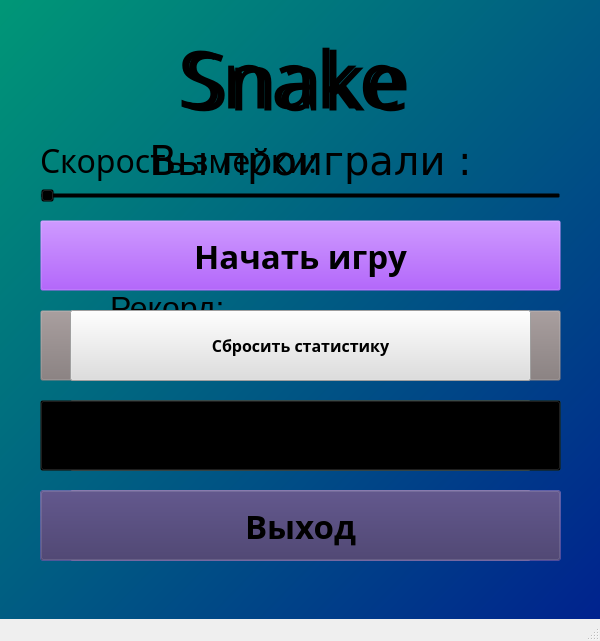
<?xml version="1.0" encoding="UTF-8"?>
<ui version="4.0">
 <class>MainWindow</class>
 <widget class="QMainWindow" name="MainWindow">
  <property name="geometry">
   <rect>
    <x>0</x>
    <y>0</y>
    <width>600</width>
    <height>641</height>
   </rect>
  </property>
  <property name="sizePolicy">
   <sizepolicy hsizetype="Fixed" vsizetype="Fixed">
    <horstretch>0</horstretch>
    <verstretch>0</verstretch>
   </sizepolicy>
  </property>
  <property name="windowTitle">
   <string>MainWindow</string>
  </property>
  <widget class="QWidget" name="centralwidget">
   <property name="sizePolicy">
    <sizepolicy hsizetype="Preferred" vsizetype="Preferred">
     <horstretch>0</horstretch>
     <verstretch>0</verstretch>
    </sizepolicy>
   </property>
   <property name="layoutDirection">
    <enum>Qt::LeftToRight</enum>
   </property>
   <property name="styleSheet">
    <string notr="true">QWidget {background-color: qlineargradient(spread:pad, x1:0, y1:0, x2:1, y2:1, stop:0 rgba(0, 151, 119, 255), stop:1 rgba(0, 34, 142, 255))}</string>
   </property>
   <widget class="QLabel" name="title_label">
    <property name="geometry">
     <rect>
      <x>90</x>
      <y>32</y>
      <width>401</width>
      <height>91</height>
     </rect>
    </property>
    <property name="font">
     <font>
      <family>Myanmar Text</family>
      <pointsize>60</pointsize>
     </font>
    </property>
    <property name="autoFillBackground">
     <bool>false</bool>
    </property>
    <property name="styleSheet">
     <string notr="true">QLabel {background-color: rgba(0, 0, 0, 0)}
QLabel {color: 'white'}</string>
    </property>
    <property name="text">
     <string>Snake</string>
    </property>
    <property name="alignment">
     <set>Qt::AlignCenter</set>
    </property>
   </widget>
   <widget class="QLabel" name="title_label_2">
    <property name="geometry">
     <rect>
      <x>92</x>
      <y>34</y>
      <width>411</width>
      <height>91</height>
     </rect>
    </property>
    <property name="font">
     <font>
      <family>Myanmar Text</family>
      <pointsize>60</pointsize>
     </font>
    </property>
    <property name="autoFillBackground">
     <bool>false</bool>
    </property>
    <property name="styleSheet">
     <string notr="true">QLabel {background-color: rgba(0, 0, 0, 0)}
QLabel {color: rgb(0, 0, 0)}</string>
    </property>
    <property name="text">
     <string>Snake</string>
    </property>
    <property name="alignment">
     <set>Qt::AlignCenter</set>
    </property>
   </widget>
   <widget class="QPushButton" name="button_start_game">
    <property name="geometry">
     <rect>
      <x>40</x>
      <y>220</y>
      <width>521</width>
      <height>71</height>
     </rect>
    </property>
    <property name="palette">
     <palette>
      <active>
       <colorrole role="Button">
        <brush brushstyle="SolidPattern">
         <color alpha="0">
          <red>144</red>
          <green>50</green>
          <blue>230</blue>
         </color>
        </brush>
       </colorrole>
       <colorrole role="Base">
        <brush brushstyle="SolidPattern">
         <color alpha="0">
          <red>144</red>
          <green>50</green>
          <blue>230</blue>
         </color>
        </brush>
       </colorrole>
       <colorrole role="Window">
        <brush brushstyle="SolidPattern">
         <color alpha="0">
          <red>144</red>
          <green>50</green>
          <blue>230</blue>
         </color>
        </brush>
       </colorrole>
      </active>
      <inactive>
       <colorrole role="Button">
        <brush brushstyle="SolidPattern">
         <color alpha="0">
          <red>144</red>
          <green>50</green>
          <blue>230</blue>
         </color>
        </brush>
       </colorrole>
       <colorrole role="Base">
        <brush brushstyle="SolidPattern">
         <color alpha="0">
          <red>144</red>
          <green>50</green>
          <blue>230</blue>
         </color>
        </brush>
       </colorrole>
       <colorrole role="Window">
        <brush brushstyle="SolidPattern">
         <color alpha="0">
          <red>144</red>
          <green>50</green>
          <blue>230</blue>
         </color>
        </brush>
       </colorrole>
      </inactive>
      <disabled>
       <colorrole role="Button">
        <brush brushstyle="SolidPattern">
         <color alpha="0">
          <red>144</red>
          <green>50</green>
          <blue>230</blue>
         </color>
        </brush>
       </colorrole>
       <colorrole role="Base">
        <brush brushstyle="SolidPattern">
         <color alpha="0">
          <red>144</red>
          <green>50</green>
          <blue>230</blue>
         </color>
        </brush>
       </colorrole>
       <colorrole role="Window">
        <brush brushstyle="SolidPattern">
         <color alpha="0">
          <red>144</red>
          <green>50</green>
          <blue>230</blue>
         </color>
        </brush>
       </colorrole>
      </disabled>
     </palette>
    </property>
    <property name="font">
     <font>
      <family>Yu Gothic</family>
      <pointsize>25</pointsize>
      <weight>75</weight>
      <bold>true</bold>
     </font>
    </property>
    <property name="cursor">
     <cursorShape>PointingHandCursor</cursorShape>
    </property>
    <property name="styleSheet">
     <string notr="true">QPushButton {background-color: rgba(144,50,230, 0)}</string>
    </property>
    <property name="text">
     <string>Начать игру</string>
    </property>
   </widget>
   <widget class="QPushButton" name="button_options">
    <property name="geometry">
     <rect>
      <x>40</x>
      <y>310</y>
      <width>521</width>
      <height>71</height>
     </rect>
    </property>
    <property name="palette">
     <palette>
      <active>
       <colorrole role="Button">
        <brush brushstyle="SolidPattern">
         <color alpha="0">
          <red>130</red>
          <green>120</green>
          <blue>120</blue>
         </color>
        </brush>
       </colorrole>
       <colorrole role="Base">
        <brush brushstyle="SolidPattern">
         <color alpha="0">
          <red>130</red>
          <green>120</green>
          <blue>120</blue>
         </color>
        </brush>
       </colorrole>
       <colorrole role="Window">
        <brush brushstyle="SolidPattern">
         <color alpha="0">
          <red>130</red>
          <green>120</green>
          <blue>120</blue>
         </color>
        </brush>
       </colorrole>
      </active>
      <inactive>
       <colorrole role="Button">
        <brush brushstyle="SolidPattern">
         <color alpha="0">
          <red>130</red>
          <green>120</green>
          <blue>120</blue>
         </color>
        </brush>
       </colorrole>
       <colorrole role="Base">
        <brush brushstyle="SolidPattern">
         <color alpha="0">
          <red>130</red>
          <green>120</green>
          <blue>120</blue>
         </color>
        </brush>
       </colorrole>
       <colorrole role="Window">
        <brush brushstyle="SolidPattern">
         <color alpha="0">
          <red>130</red>
          <green>120</green>
          <blue>120</blue>
         </color>
        </brush>
       </colorrole>
      </inactive>
      <disabled>
       <colorrole role="Button">
        <brush brushstyle="SolidPattern">
         <color alpha="0">
          <red>130</red>
          <green>120</green>
          <blue>120</blue>
         </color>
        </brush>
       </colorrole>
       <colorrole role="Base">
        <brush brushstyle="SolidPattern">
         <color alpha="0">
          <red>130</red>
          <green>120</green>
          <blue>120</blue>
         </color>
        </brush>
       </colorrole>
       <colorrole role="Window">
        <brush brushstyle="SolidPattern">
         <color alpha="0">
          <red>130</red>
          <green>120</green>
          <blue>120</blue>
         </color>
        </brush>
       </colorrole>
      </disabled>
     </palette>
    </property>
    <property name="font">
     <font>
      <family>Yu Gothic</family>
      <pointsize>25</pointsize>
      <weight>75</weight>
      <bold>true</bold>
     </font>
    </property>
    <property name="cursor">
     <cursorShape>PointingHandCursor</cursorShape>
    </property>
    <property name="styleSheet">
     <string notr="true">QPushButton {background-color: rgba(130, 120, 120, 0)}</string>
    </property>
    <property name="text">
     <string>Настройки</string>
    </property>
   </widget>
   <widget class="QPushButton" name="button_help">
    <property name="geometry">
     <rect>
      <x>40</x>
      <y>400</y>
      <width>521</width>
      <height>71</height>
     </rect>
    </property>
    <property name="palette">
     <palette>
      <active>
       <colorrole role="Button">
        <brush brushstyle="SolidPattern">
         <color alpha="0">
          <red>29</red>
          <green>98</green>
          <blue>98</blue>
         </color>
        </brush>
       </colorrole>
       <colorrole role="Base">
        <brush brushstyle="SolidPattern">
         <color alpha="0">
          <red>29</red>
          <green>98</green>
          <blue>98</blue>
         </color>
        </brush>
       </colorrole>
       <colorrole role="Window">
        <brush brushstyle="SolidPattern">
         <color alpha="0">
          <red>29</red>
          <green>98</green>
          <blue>98</blue>
         </color>
        </brush>
       </colorrole>
      </active>
      <inactive>
       <colorrole role="Button">
        <brush brushstyle="SolidPattern">
         <color alpha="0">
          <red>29</red>
          <green>98</green>
          <blue>98</blue>
         </color>
        </brush>
       </colorrole>
       <colorrole role="Base">
        <brush brushstyle="SolidPattern">
         <color alpha="0">
          <red>29</red>
          <green>98</green>
          <blue>98</blue>
         </color>
        </brush>
       </colorrole>
       <colorrole role="Window">
        <brush brushstyle="SolidPattern">
         <color alpha="0">
          <red>29</red>
          <green>98</green>
          <blue>98</blue>
         </color>
        </brush>
       </colorrole>
      </inactive>
      <disabled>
       <colorrole role="Button">
        <brush brushstyle="SolidPattern">
         <color alpha="0">
          <red>29</red>
          <green>98</green>
          <blue>98</blue>
         </color>
        </brush>
       </colorrole>
       <colorrole role="Base">
        <brush brushstyle="SolidPattern">
         <color alpha="0">
          <red>29</red>
          <green>98</green>
          <blue>98</blue>
         </color>
        </brush>
       </colorrole>
       <colorrole role="Window">
        <brush brushstyle="SolidPattern">
         <color alpha="0">
          <red>29</red>
          <green>98</green>
          <blue>98</blue>
         </color>
        </brush>
       </colorrole>
      </disabled>
     </palette>
    </property>
    <property name="font">
     <font>
      <family>Yu Gothic</family>
      <pointsize>25</pointsize>
      <weight>75</weight>
      <bold>true</bold>
     </font>
    </property>
    <property name="cursor">
     <cursorShape>PointingHandCursor</cursorShape>
    </property>
    <property name="styleSheet">
     <string notr="true">QPushButton {background-color: rgba(29,98 ,98, 0)}</string>
    </property>
    <property name="text">
     <string>Помощь</string>
    </property>
   </widget>
   <widget class="QPushButton" name="button_exit">
    <property name="geometry">
     <rect>
      <x>40</x>
      <y>490</y>
      <width>521</width>
      <height>71</height>
     </rect>
    </property>
    <property name="font">
     <font>
      <family>Yu Gothic</family>
      <pointsize>25</pointsize>
      <weight>75</weight>
      <bold>true</bold>
     </font>
    </property>
    <property name="cursor">
     <cursorShape>PointingHandCursor</cursorShape>
    </property>
    <property name="styleSheet">
     <string notr="true">QPushButton {background-color: rgba(60,50,100, 0)}</string>
    </property>
    <property name="text">
     <string>Выход</string>
    </property>
   </widget>
   <widget class="QLabel" name="label_game_over">
    <property name="enabled">
     <bool>true</bool>
    </property>
    <property name="geometry">
     <rect>
      <x>90</x>
      <y>110</y>
      <width>441</width>
      <height>101</height>
     </rect>
    </property>
    <property name="font">
     <font>
      <family>DejaVu Sans</family>
      <pointsize>30</pointsize>
     </font>
    </property>
    <property name="styleSheet">
     <string notr="true">QLabel {background-color: rgba(0, 0, 0, 0)}
QLabel {color: 'white'}</string>
    </property>
    <property name="text">
     <string>Вы проиграли :</string>
    </property>
    <property name="alignment">
     <set>Qt::AlignCenter</set>
    </property>
   </widget>
   <widget class="QPushButton" name="button_restart">
    <property name="geometry">
     <rect>
      <x>40</x>
      <y>400</y>
      <width>521</width>
      <height>71</height>
     </rect>
    </property>
    <property name="font">
     <font>
      <family>Yu Gothic</family>
      <pointsize>25</pointsize>
      <weight>75</weight>
      <bold>true</bold>
     </font>
    </property>
    <property name="cursor">
     <cursorShape>PointingHandCursor</cursorShape>
    </property>
    <property name="styleSheet">
     <string notr="true">QPushButton {background-color: rgba(0, 0, 0, 0)}
QPushButton {color: 'white'}</string>
    </property>
    <property name="text">
     <string>Начать заново</string>
    </property>
   </widget>
   <widget class="QPushButton" name="button_go_main_menu">
    <property name="geometry">
     <rect>
      <x>40</x>
      <y>490</y>
      <width>521</width>
      <height>71</height>
     </rect>
    </property>
    <property name="font">
     <font>
      <family>Yu Gothic</family>
      <pointsize>25</pointsize>
      <weight>75</weight>
      <bold>true</bold>
     </font>
    </property>
    <property name="cursor">
     <cursorShape>PointingHandCursor</cursorShape>
    </property>
    <property name="styleSheet">
     <string notr="true">QPushButton {background-color: rgba(100, 50, 230, 0)}
QPushButton {color: 'white'}</string>
    </property>
    <property name="text">
     <string>Главное меню</string>
    </property>
   </widget>
   <widget class="QLabel" name="label_game_over_score">
    <property name="geometry">
     <rect>
      <x>110</x>
      <y>210</y>
      <width>421</width>
      <height>121</height>
     </rect>
    </property>
    <property name="font">
     <font>
      <pointsize>24</pointsize>
     </font>
    </property>
    <property name="styleSheet">
     <string notr="true">QLabel {background-color: rgba(0, 0, 0, 0)}
QLabel {color: 'white'}</string>
    </property>
    <property name="text">
     <string>Набрано очков: 

Рекорд: </string>
    </property>
   </widget>
   <widget class="QSlider" name="slider_difficulty">
    <property name="geometry">
     <rect>
      <x>40</x>
      <y>180</y>
      <width>521</width>
      <height>31</height>
     </rect>
    </property>
    <property name="styleSheet">
     <string notr="true">QSlider {background-color: rgba(0, 0, 0, 0)}
QSlider {color: 'white'}</string>
    </property>
    <property name="orientation">
     <enum>Qt::Horizontal</enum>
    </property>
   </widget>
   <widget class="QLabel" name="label_difficulty">
    <property name="geometry">
     <rect>
      <x>40</x>
      <y>140</y>
      <width>361</width>
      <height>41</height>
     </rect>
    </property>
    <property name="font">
     <font>
      <family>Myanmar Text</family>
      <pointsize>24</pointsize>
     </font>
    </property>
    <property name="styleSheet">
     <string notr="true">QLabel {background-color: rgba(0, 0, 0, 0)}
QLabel {color: 'white'}</string>
    </property>
    <property name="text">
     <string>Скорость змейки:</string>
    </property>
   </widget>
   <widget class="QPushButton" name="button_set_default">
    <property name="geometry">
     <rect>
      <x>70</x>
      <y>400</y>
      <width>461</width>
      <height>71</height>
     </rect>
    </property>
    <property name="font">
     <font>
      <family>Yu Gothic</family>
      <pointsize>12</pointsize>
      <weight>75</weight>
      <bold>true</bold>
     </font>
    </property>
    <property name="cursor">
     <cursorShape>PointingHandCursor</cursorShape>
    </property>
    <property name="styleSheet">
     <string notr="true">QPushButton {background-color: rgb(222, 222, 222)}</string>
    </property>
    <property name="text">
     <string>Установить настройки по умолчанию</string>
    </property>
   </widget>
   <widget class="QPushButton" name="button_go_main_opt">
    <property name="geometry">
     <rect>
      <x>70</x>
      <y>490</y>
      <width>461</width>
      <height>71</height>
     </rect>
    </property>
    <property name="font">
     <font>
      <family>Yu Gothic</family>
      <pointsize>12</pointsize>
      <weight>75</weight>
      <bold>true</bold>
     </font>
    </property>
    <property name="cursor">
     <cursorShape>PointingHandCursor</cursorShape>
    </property>
    <property name="styleSheet">
     <string notr="true">QPushButton {background-color: rgb(222, 222, 222)}</string>
    </property>
    <property name="text">
     <string>Вернуться в главное меню</string>
    </property>
   </widget>
   <widget class="QPushButton" name="button_reset_stat">
    <property name="geometry">
     <rect>
      <x>70</x>
      <y>310</y>
      <width>461</width>
      <height>71</height>
     </rect>
    </property>
    <property name="font">
     <font>
      <family>Yu Gothic</family>
      <pointsize>12</pointsize>
      <weight>75</weight>
      <bold>true</bold>
     </font>
    </property>
    <property name="cursor">
     <cursorShape>PointingHandCursor</cursorShape>
    </property>
    <property name="styleSheet">
     <string notr="true">QPushButton {background-color: rgb(222, 222, 222)}</string>
    </property>
    <property name="text">
     <string>Сбросить статистику</string>
    </property>
   </widget>
   <zorder>button_set_default</zorder>
   <zorder>button_go_main_opt</zorder>
   <zorder>label_game_over_score</zorder>
   <zorder>label_game_over</zorder>
   <zorder>button_start_game</zorder>
   <zorder>button_help</zorder>
   <zorder>button_go_main_menu</zorder>
   <zorder>button_exit</zorder>
   <zorder>title_label_2</zorder>
   <zorder>title_label</zorder>
   <zorder>slider_difficulty</zorder>
   <zorder>label_difficulty</zorder>
   <zorder>button_restart</zorder>
   <zorder>button_options</zorder>
   <zorder>button_reset_stat</zorder>
  </widget>
  <widget class="QMenuBar" name="menubar">
   <property name="geometry">
    <rect>
     <x>0</x>
     <y>0</y>
     <width>600</width>
     <height>22</height>
    </rect>
   </property>
  </widget>
  <widget class="QStatusBar" name="statusbar"/>
 </widget>
 <resources/>
 <connections/>
</ui>
